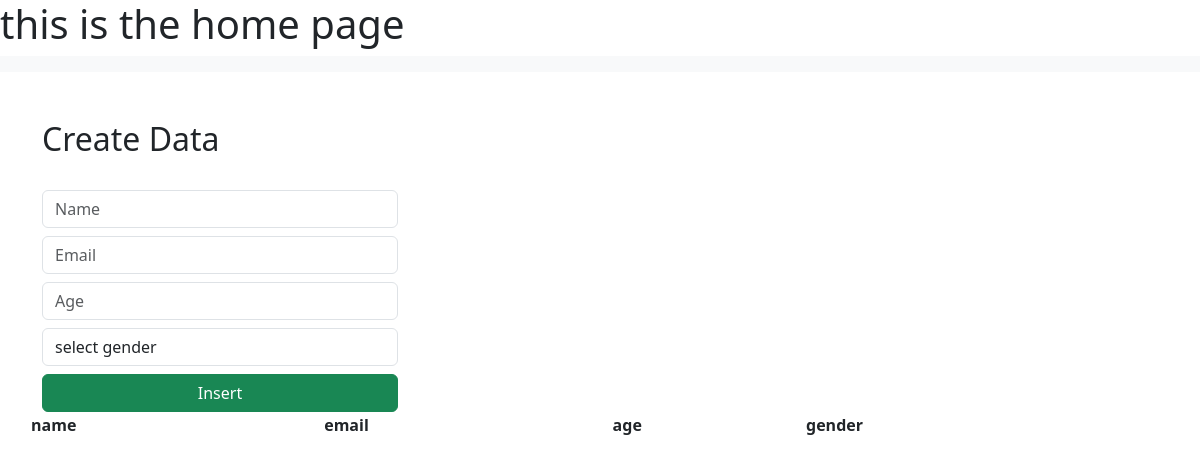
The app's page /, older data.
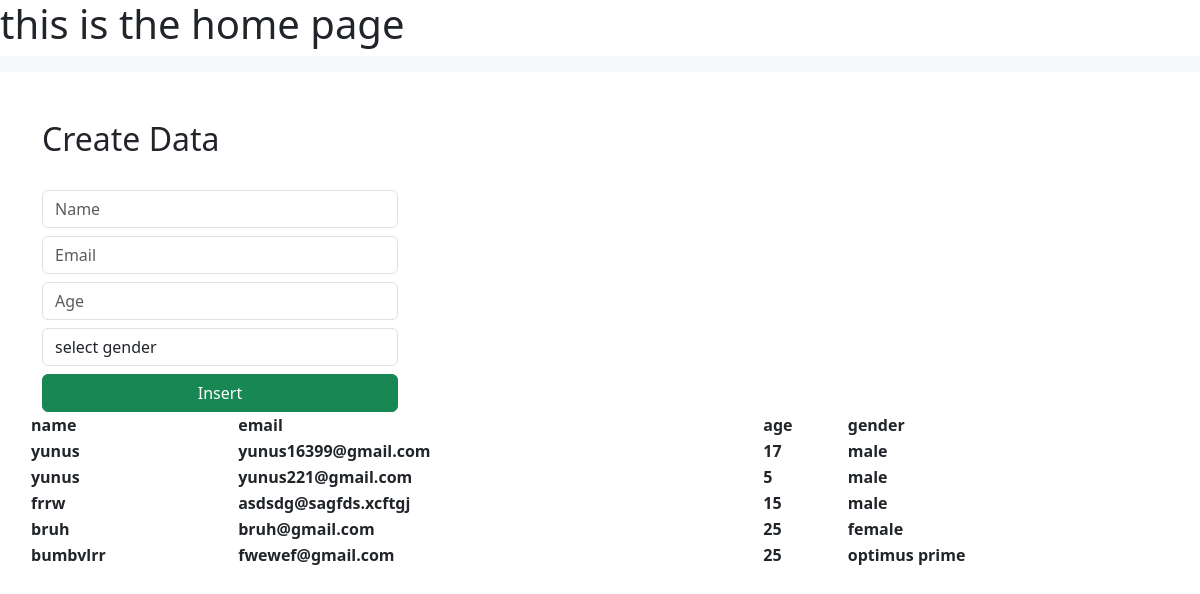
The same page, newer data.
### djangoProject2/models.py (models this page shows)
class People(models.Model):
    name = models.CharField(max_length=30, blank=False, null=False)
    email = models.EmailField()
    age = models.IntegerField()
    gender = models.CharField(max_length=30, blank=False, null=False)

### djangoProject2/views.py (the view)
# urls.py: path('', views.aboutpage, name='about'),
def aboutpage(request):
    data = People.objects.all()
    context = {"data": data}
    return render(request, "about.html", context)

### templates/about.html (shortened to what this page needs)
<!DOCTYPE html>
<html lang="en">
<link href="https://cdn.jsdelivr.net/npm/bootstrap@5.3.0-alpha1/dist/css/bootstrap.min.css" rel="stylesheet">
<head>
</head>
<body>
<h1>this is the home page</h1>
 <nav class="navbar navbar-expand-lg bg-body-tertiary">
      </nav>
      <div class="container mt-5">
        <div class="row">
            <div class="col-md-4">
                <h2>Create Data</h2>
                <br>
                <form action="/insert" method="post">
                    <div class="form-group">
                        <input type="text" class="form-control" placeholder="Name" name="name" required>
                    </div>
                    <div class="form-group">
                        <input type="email" class="form-control  mt-2" placeholder="Email" name="email" required>
                    </div>
                    <div class="form-group">
                        <input type="number" class="form-control  mt-2" placeholder="Age" name="age" required>
                    </div>
                    <div class="form-group mt-2">
                        <select id="gender" name="gender" class="form-control" required>
                            <option selected>select gender</option>
                        </select>
                    </div>
                    <div class="d-grid gap-2">
                        <button class="btn btn-success mt-2" type="submit">Insert</button>
                    </div>
                </form>
            </div>
            <table>
                <tr>
                    <th>name</th>
                    <th>email</th>
                    <th>age</th>
                    <th>gender</th>
                </tr>
                {% for d in data  %}
                <tr>
                    <th>{{ d.name }}</th>
                <th>{{ d.email  }}</th>
                <th>{{ d.age }}</th>
                <th>{{ d.gender }}</th>
                </tr>
                {% endfor %}
            </table>
            </div>
        </div>
</body>
</html>

Row changes from the older to the newer data that the page shows:
added People: name "yunus", email "yunus16399@gmail.com", age "17", gender "male"
added People: name "yunus", email "yunus221@gmail.com", age "5", gender "male"
added People: name "frrw", email "asdsdg@sagfds.xcftgj", age "15", gender "male"
added People: name "bruh", email "bruh@gmail.com", age "25", gender "female"
added People: name "bumbvlrr", email "fwewef@gmail.com", age "25", gender "optimus prime"
